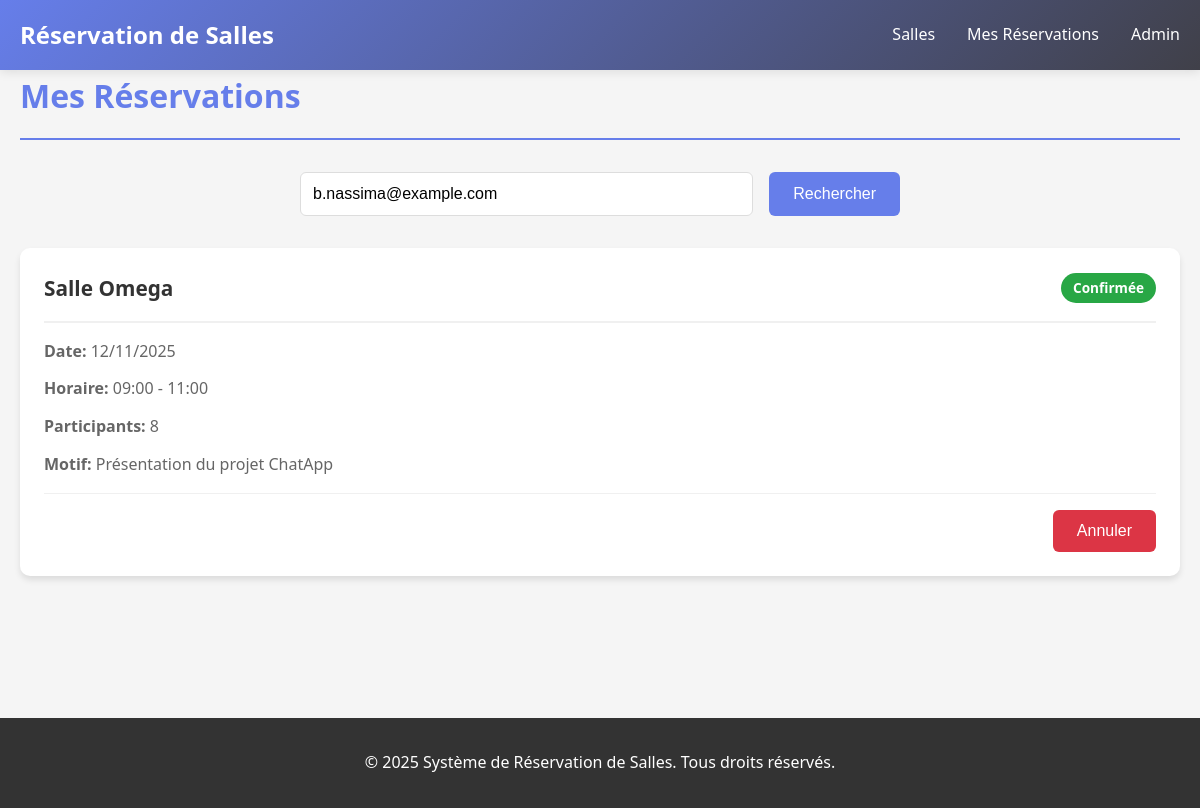
/salles/mes-reservations/?email=b.nassima@example.com, run on the app's committed database.
### Salles/models.py (models this page shows, shortened)
class Reservation(models.Model):
    salle = models.ForeignKey(Salle, on_delete=models.CASCADE, verbose_name="Salle")
    nom_utilisateur = models.CharField(max_length=100, verbose_name="Nom")
    email = models.EmailField(verbose_name="Email")
    date = models.DateField(verbose_name="Date de réservation")
    heure_debut = models.TimeField(verbose_name="Heure de début")
    heure_fin = models.TimeField(verbose_name="Heure de fin")
    motif = models.TextField(verbose_name="Motif de la réservation")
    nombre_participants = models.IntegerField(verbose_name="Nombre de participants")
    validee = models.BooleanField(default=True, verbose_name="Validée")
    date_creation = models.DateTimeField(auto_now_add=True, verbose_name="Date de création")
    class Meta:
        verbose_name = "Réservation"
        verbose_name_plural = "Réservations"
        ordering = ['-date', '-heure_debut']

class Salle(models.Model):
    nom = models.CharField(max_length=100, verbose_name="Nom de la salle")
    capacite = models.IntegerField(verbose_name="Capacité")
    equipements = models.TextField(verbose_name="Équipements disponibles")
    etage = models.IntegerField(verbose_name="Étage")
    image_url = models.URLField(blank=True, verbose_name="URL de l'image")
    class Meta:
        verbose_name = "Salle"
        verbose_name_plural = "Salles"

### Salles/views.py (the view)
# urls.py: path('mes-reservations/', views.mes_reservations, name='mes_reservations'),
def mes_reservations(request):
    reservations = []
    email = request.GET.get('email', '')
    if email:
        reservations = Reservation.objects.filter(
            email=email,
            validee=True
        ).order_by('-date', '-heure_debut')
    context = {
        'reservations': reservations,
        'email': email,
    }
    return render(request, 'Salles/mes_reservations.html', context)

### Salles/templates/Salles/mes_reservations.html (shortened to what this page needs)
{% extends 'Salles/base.html' %}
{% block content %}
<div class="page-header">
    <h2>Mes Réservations</h2>
</div>
<div class="search-reservations">
    <form method="get" class="search-form">
        <input type="email" name="email" placeholder="Entrez votre email..."
               value="{{ email }}" required class="search-input">
        <button type="submit" class="btn btn-primary">Rechercher</button>
    </form>
</div>
{% if email %}
    {% if reservations %}
        <div class="reservations-list">
            {% for reservation in reservations %}
            <div class="reservation-card {% if not reservation.validee %}cancelled{% endif %}">
                <div class="reservation-header">
                    <h3>{{ reservation.salle.nom }}</h3>
                    {% if reservation.validee %}
                        <span class="badge badge-success">Confirmée</span>
                    {% else %}
                        <span class="badge badge-danger">Annulée</span>
                    {% endif %}
                </div>
                <div class="reservation-body">
                    <p><strong> Date:</strong> {{ reservation.date|date:"d/m/Y" }}</p>
                    <p><strong> Horaire:</strong> {{ reservation.heure_debut|time:"H:i" }} - {{ reservation.heure_fin|time:"H:i" }}</p>
                    <p><strong> Participants:</strong> {{ reservation.nombre_participants }}</p>
                    <p><strong> Motif:</strong> {{ reservation.motif }}</p>
                </div>
                {% if reservation.validee %}
                <div class="reservation-footer">
                    <form method="post" action="{% url 'salles:annuler_reservation' reservation.id %}"
                          onsubmit="return confirm('Êtes-vous sûr de vouloir annuler cette réservation ?');">
                        <button type="submit" class="btn btn-danger">Annuler</button>
                    </form>
                </div>
                {% endif %}
            </div>
            {% endfor %}
        </div>
        {% else %}
        <div class="no-results">
            <p>Aucune réservation trouvée pour cet email.</p>
        </div>
        {% endif %}
    {% else %}
    <div class="info-message">
        <p>Entrez votre email pour voir vos réservations.</p>
    </div>
    {% endif %}
{% endblock %}

### Salles/static/Salles/css/style.css (style rules this page uses)
* { margin: 0; padding: 0; box-sizing: border-box; }
body { font-family: 'Segoe UI', Tahoma, Geneva, Verdana, sans-serif; background-color: #f5f5f5; color: #333; line-height: 1.6; }
.page-header { display: flex; justify-content: space-between; align-items: center; margin-bottom: 2rem; padding-bottom: 1rem; border-bottom: 2px solid #667eea; }
.page-header h2 { color: #667eea; font-size: 2rem; }
.search-input { flex: 1; min-width: 200px; padding: 0.75rem; border: 1px solid #ddd; border-radius: 6px; font-size: 1rem; }
.btn { padding: 0.75rem 1.5rem; border: none; border-radius: 6px; cursor: pointer; font-size: 1rem; text-decoration: none; display: inline-block; transition: all 0.3s; text-align: center; }
.btn-primary { background-color: #667eea; color: white; }
.btn-danger { background-color: #dc3545; color: white; }
.badge { padding: 0.25rem 0.75rem; border-radius: 20px; font-size: 0.85rem; font-weight: 600; background-color: #667eea; color: white; }
.badge-success { background-color: #28a745; }
.search-reservations { max-width: 600px; margin: 0 auto 2rem; }
.search-form { display: flex; gap: 1rem; }
.search-form .search-input { flex: 1; }
.reservations-list { display: grid; gap: 1.5rem; }
.reservation-card { background: white; border-radius: 10px; padding: 1.5rem; box-shadow: 0 4px 6px rgba(0,0,0,0.1); transition: transform 0.3s; }
.reservation-header { display: flex; justify-content: space-between; align-items: center; margin-bottom: 1rem; padding-bottom: 1rem; border-bottom: 2px solid #f0f0f0; }
.reservation-header h3 { color: #333; font-size: 1.3rem; }
.reservation-body p { margin-bottom: 0.75rem; color: #666; }
.reservation-footer { margin-top: 1rem; padding-top: 1rem; border-top: 1px solid #f0f0f0; display: flex; justify-content: flex-end; }

### data on the page
Reservation: salle.nom "Salle Omega", validee "Confirmée", date "12/11/2025", heure_debut "09:00", heure_fin "11:00", nombre_participants "8", motif "Présentation du projet ChatApp"
